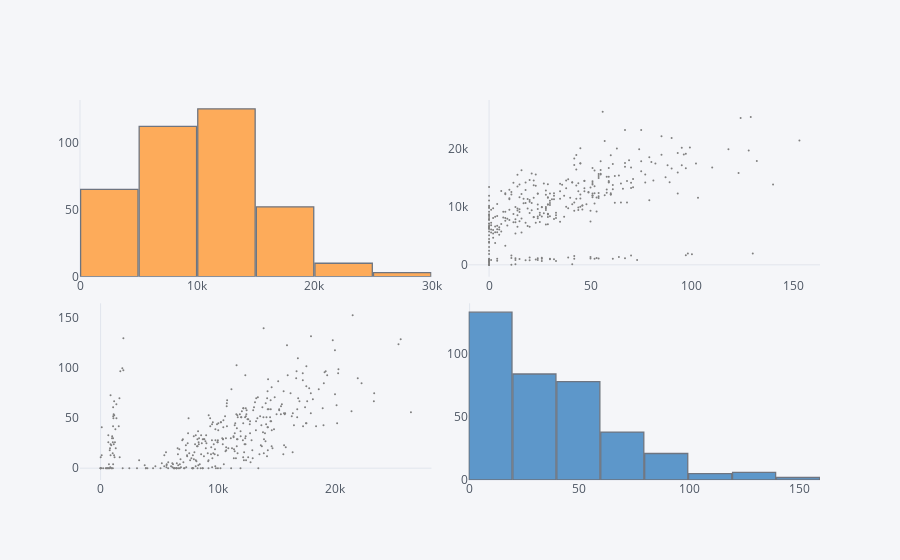

Write notebook code for a chart like this one.
### Code cell
activity_table.scatter_matrix(filename='cufflinks/scatter-matrix', world_readable=True)

### Figure 1 — Plotly figure (JSON) as saved in the notebook; plotly's stock layout.template omitted (floating-point values rounded to 4 significant figures; data arrays with more than 128 entries replaced by an {"elided": "..."} marker saying what was removed)
{"data": [{"histfunc": "count", "histnorm": "", "marker": {"color": "rgba(255, 153, 51, 1.0)", "line": {"color": "#4D5663", "width": 1.3}}, "name": "Steps", "nbinsx": 10, "opacity": 0.8, "orientation": "v", "type": "histogram", "uid": "791c2d2d-cf36-4975-b855-f3fcd9f44a59", "x": {"elided": "367 int values"}, "xaxis": "x", "yaxis": "y"}, {"line": {"color": "rgba(128, 128, 128, 1.0)", "dash": "solid", "shape": "linear", "width": 1.3}, "marker": {"size": 2, "symbol": "circle"}, "mode": "markers", "name": "Steps", "text": "", "type": "scatter", "uid": "da659ed1-47d9-41b3-aeb9-fb5036cd4225", "x": {"elided": "367 int values"}, "xaxis": "x2", "y": {"elided": "367 int values"}, "yaxis": "y2"}, {"line": {"color": "rgba(128, 128, 128, 1.0)", "dash": "solid", "shape": "linear", "width": 1.3}, "marker": {"size": 2, "symbol": "circle"}, "mode": "markers", "name": "Minutes Very Active", "text": "", "type": "scatter", "uid": "53699c3b-13d5-4383-bfd1-5cafe059013a", "x": {"elided": "367 int values"}, "xaxis": "x3", "y": {"elided": "367 int values"}, "yaxis": "y3"}, {"histfunc": "count", "histnorm": "", "marker": {"color": "rgba(55, 128, 191, 1.0)", "line": {"color": "#4D5663", "width": 1.3}}, "name": "Minutes Very Active", "nbinsx": 10, "opacity": 0.8, "orientation": "v", "type": "histogram", "uid": "4b96584b-efae-4006-9d52-80257b0b48e8", "x": {"elided": "367 int values"}, "xaxis": "x4", "yaxis": "y4"}], "layout": {"bargap": 0.02, "legend": {"bgcolor": "#F5F6F9", "font": {"color": "#4D5663"}}, "paper_bgcolor": "#F5F6F9", "plot_bgcolor": "#F5F6F9", "showlegend": false, "title": {"font": {"color": "#4D5663"}}, "xaxis": {"anchor": "y", "domain": [0, 0.475], "gridcolor": "#E1E5ED", "showgrid": false, "tickfont": {"color": "#4D5663"}, "title": {"font": {"color": "#4D5663"}, "text": ""}, "zerolinecolor": "#E1E5ED"}, "xaxis2": {"anchor": "y2", "domain": [0.525, 1], "gridcolor": "#E1E5ED", "showgrid": false, "tickfont": {"color": "#4D5663"}, "title": {"font": {"color": "#4D5663"}, "text": ""}, "zerolinecolor": "#E1E5ED"}, "xaxis3": {"anchor": "y3", "domain": [0, 0.475], "gridcolor": "#E1E5ED", "showgrid": false, "tickfont": {"color": "#4D5663"}, "title": {"font": {"color": "#4D5663"}, "text": ""}, "zerolinecolor": "#E1E5ED"}, "xaxis4": {"anchor": "y4", "domain": [0.525, 1], "gridcolor": "#E1E5ED", "showgrid": false, "tickfont": {"color": "#4D5663"}, "title": {"font": {"color": "#4D5663"}, "text": ""}, "zerolinecolor": "#E1E5ED"}, "yaxis": {"anchor": "x", "domain": [0.535, 1.0], "gridcolor": "#E1E5ED", "showgrid": false, "tickfont": {"color": "#4D5663"}, "title": {"font": {"color": "#4D5663"}, "text": ""}, "zerolinecolor": "#E1E5ED"}, "yaxis2": {"anchor": "x2", "domain": [0.535, 1.0], "gridcolor": "#E1E5ED", "showgrid": false, "tickfont": {"color": "#4D5663"}, "title": {"font": {"color": "#4D5663"}, "text": ""}, "zerolinecolor": "#E1E5ED"}, "yaxis3": {"anchor": "x3", "domain": [0, 0.465], "gridcolor": "#E1E5ED", "showgrid": false, "tickfont": {"color": "#4D5663"}, "title": {"font": {"color": "#4D5663"}, "text": ""}, "zerolinecolor": "#E1E5ED"}, "yaxis4": {"anchor": "x4", "domain": [0, 0.465], "gridcolor": "#E1E5ED", "showgrid": false, "tickfont": {"color": "#4D5663"}, "title": {"font": {"color": "#4D5663"}, "text": ""}, "zerolinecolor": "#E1E5ED"}}}
